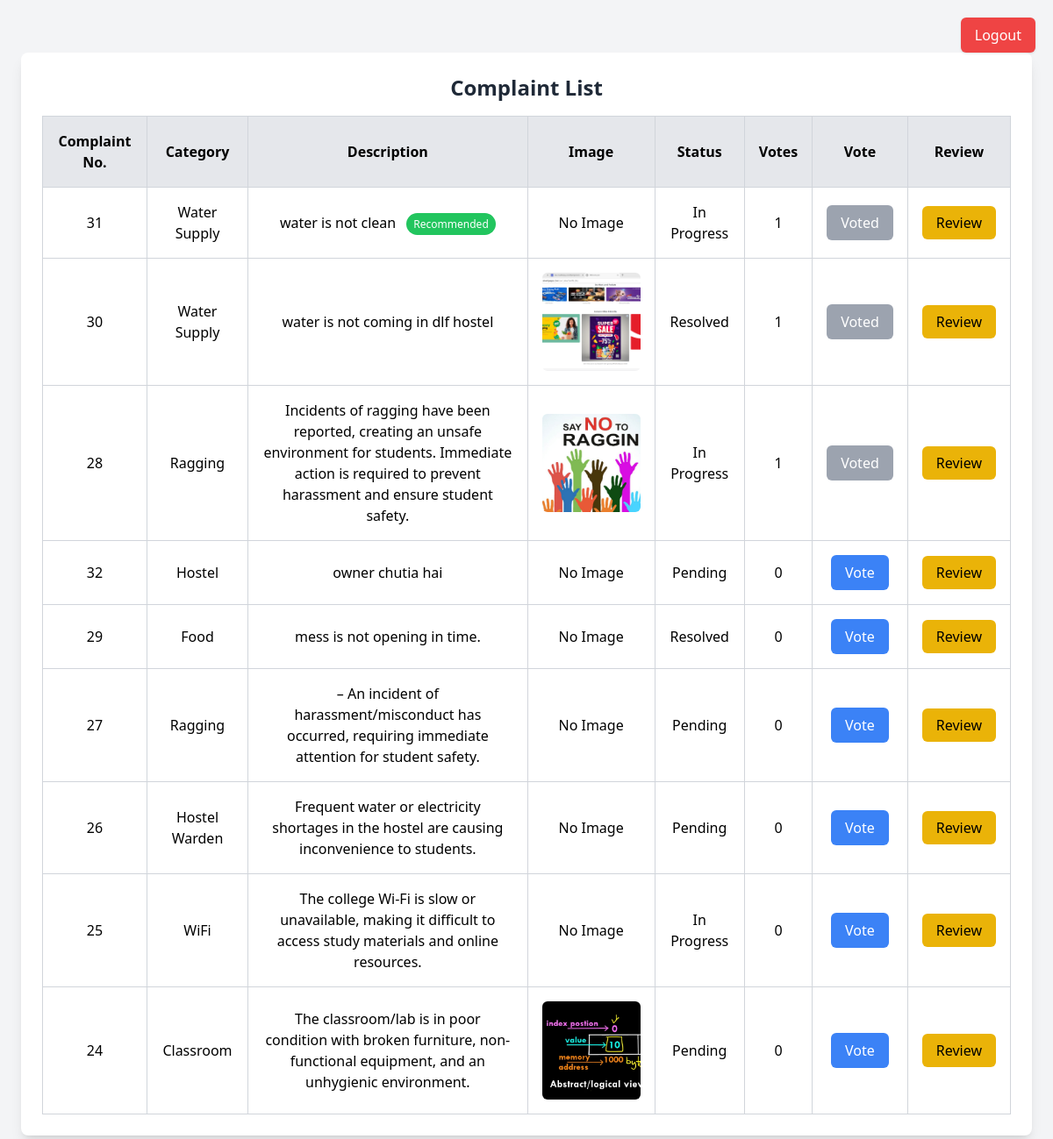
Page /complaints.php (signed in) on the committed database.
### tables this page shows
CREATE TABLE `complaints` (
  `id` int(11) NOT NULL,
  `user_id` int(11) DEFAULT NULL,
  `category` varchar(50) NOT NULL,
  `description` text NOT NULL,
  `image_path` varchar(255) DEFAULT NULL,
  `status` enum('Pending','In Progress','Resolved') DEFAULT 'Pending',
  `created_at` timestamp NOT NULL DEFAULT current_timestamp()
);

### complaints.php (the view, shortened to what this page needs)
<?php
include 'db.php';
$user_id = $_SESSION['user_id'];
$result = $conn->query("
    SELECT c.*,
           (SELECT COUNT(*) FROM votes v WHERE v.complaint_id = c.id) AS vote_count
    FROM complaints c
    ORDER BY vote_count DESC, created_at DESC
");
?>
<!DOCTYPE html>
<html lang="en">
<head>
    <script src="https://cdn.tailwindcss.com"></script>
</head>
<body class="bg-gray-100 p-5">
    <form method="POST" class="absolute top-5 right-5">
        <button type="submit" name="logout" class="bg-red-500 text-white px-4 py-2 rounded-md shadow hover:bg-red-700 transition">
            Logout
        </button>
    </form>
    <div class="max-w-6xl mx-auto bg-white shadow-lg rounded-lg p-6 mt-10">
        <h2 class="text-2xl font-bold text-gray-800 text-center mb-4">Complaint List</h2>
        <div class="overflow-x-auto">
            <table class="w-full border-collapse border border-gray-300">
                <thead>
                    <tr class="bg-gray-200">
                        <th class="p-4 border border-gray-300">Complaint No.</th>
                        <th class="p-4 border border-gray-300">Category</th>
                        <th class="p-4 border border-gray-300">Description</th>
                        <th class="p-4 border border-gray-300">Image</th>
                        <th class="p-4 border border-gray-300">Status</th>
                        <th class="p-4 border border-gray-300">Votes</th>
                        <th class="p-4 border border-gray-300">Vote</th>
                        <th class="p-4 border border-gray-300">Review</th>
                    </tr>
                </thead>
                <tbody>
                    <?php
                    $first_complaint = true;
                    while ($row = $result->fetch_assoc()) {
                        $complaint_id = $row['id'];
                        $userVoted = $conn->query("SELECT * FROM votes WHERE user_id = $user_id AND complaint_id = $complaint_id")->num_rows > 0;
                    ?>
                    <tr class="border-b hover:bg-gray-100 transition">
                        <td class="p-4 border border-gray-300 text-center"><?php echo $row['id']; ?></td>
                        <td class="p-4 border border-gray-300 text-center"><?php echo $row['category']; ?></td>
                        <td class="p-4 border border-gray-300 text-center">
                            <?php echo $row['description']; ?>
                            <?php if ($first_complaint) { ?>
                                <span class="ml-2 px-2 py-1 text-xs bg-green-500 text-white rounded-full">Recommended</span>
                            <?php } ?>
                        </td>
                        <td class="p-4 border border-gray-300 text-center">
                            <?php if (!empty($row['image_path'])) { ?>
                                <div class="w-28 h-28 flex items-center justify-center">
                                    <img src="<?php echo $row['image_path']; ?>" class="w-full h-full object-cover rounded-md cursor-pointer hover:scale-105 transition"
                                        onclick="openModal('<?php echo $row['image_path']; ?>')">
                                </div>
                            <?php } else { echo "No Image"; } ?>
                        </td>
                        <td class="p-4 border border-gray-300 text-center"><?php echo $row['status']; ?></td>
                        <td class="p-4 border border-gray-300 text-center" id="vote-count-<?php echo $row['id']; ?>"><?php echo $row['vote_count']; ?></td>
                        <td class="p-4 border border-gray-300 text-center">
                            <button class="px-4 py-2 rounded-md text-white
                                <?php echo $userVoted ? 'bg-gray-400 cursor-not-allowed' : 'bg-blue-500 hover:bg-blue-700'; ?>"
                                <?php echo $userVoted ? 'disabled' : ''; ?>
                                onclick="vote(<?php echo $row['id']; ?>)">
                                <?php echo $userVoted ? "Voted" : "Vote"; ?>
                            </button>
                        </td>
                        <td class="p-4 border border-gray-300 text-center">
                            <a href="review_complaint.php?id=<?php echo $row['id']; ?>" class="bg-yellow-500 text-black px-4 py-2 rounded-md hover:bg-yellow-600 transition">
                                Review
                            </a>
                        </td>
                    </tr>
                    <?php
                        $first_complaint = false;
                    }
                    ?>
                </tbody>
            </table>
        </div>
    </div>
</body>
</html>

### rows in the picture
complaints: id "31", category "Water Supply", description "water is not clean", shows "Recommended", image_path "No Image", status "In Progress", vote_count "1", shows "Voted"
complaints: id "30", category "Water Supply", description "water is not coming in dlf hostel", image_path (picture), status "Resolved", vote_count "1", shows "Voted"
complaints: id "28", category "Ragging", description "Incidents of ragging have been reported, creating an unsafe environment for students. Immediate action is required to prevent harassment and ensure student safety.", image_path (picture), status "In Progress", vote_count "1", shows "Voted"
complaints: id "32", category "Hostel", description "owner chutia hai", image_path "No Image", status "Pending", vote_count "0", shows "Vote"
complaints: id "29", category "Food", description "mess is not opening in time.", image_path "No Image", status "Resolved", vote_count "0", shows "Vote"
complaints: id "27", category "Ragging", description "– An incident of harassment/misconduct has occurred, requiring immediate attention for student safety.", image_path "No Image", status "Pending", vote_count "0", shows "Vote"
complaints: id "26", category "Hostel Warden", description "Frequent water or electricity shortages in the hostel are causing inconvenience to students.", image_path "No Image", status "Pending", vote_count "0", shows "Vote"
complaints: id "25", category "WiFi", description "The college Wi-Fi is slow or unavailable, making it difficult to access study materials and online resources.", image_path "No Image", status "In Progress", vote_count "0", shows "Vote"
complaints: id "24", category "Classroom", description "The classroom/lab is in poor condition with broken furniture, non-functional equipment, and an unhygienic environment.", image_path (picture), status "Pending", vote_count "0", shows "Vote"
